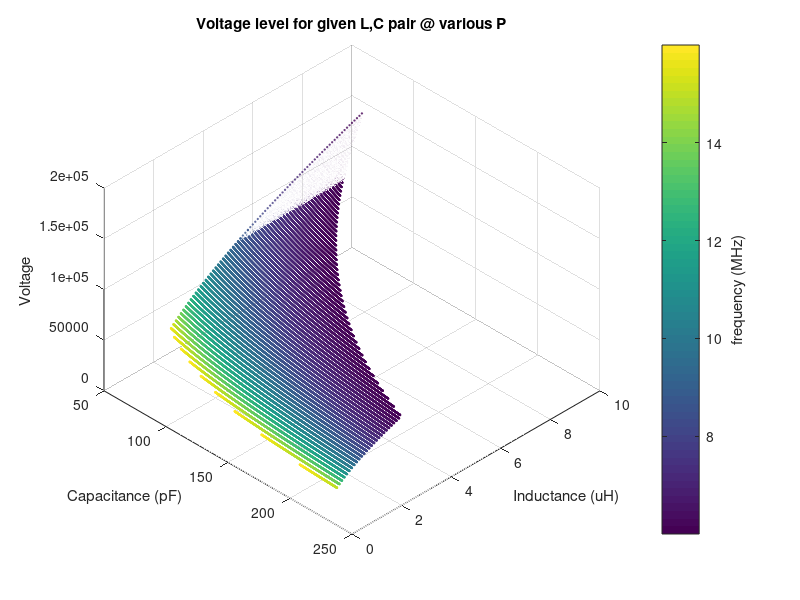
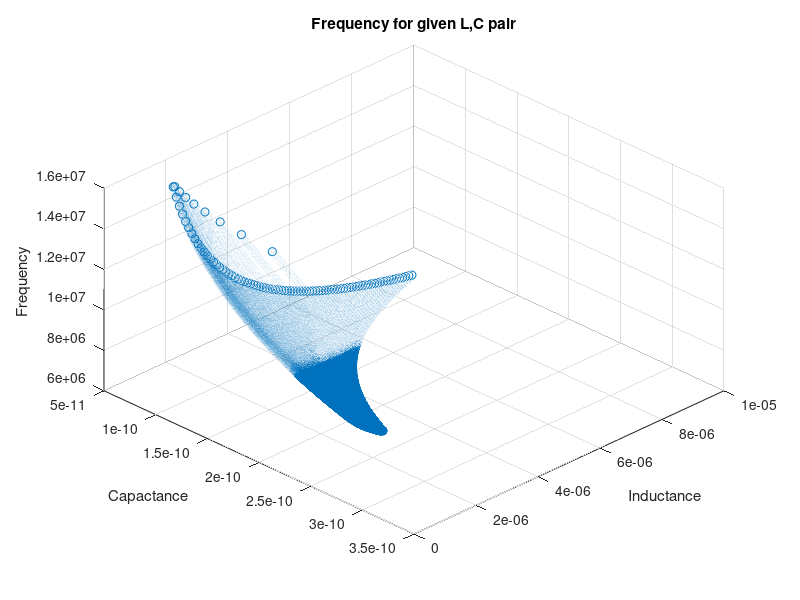
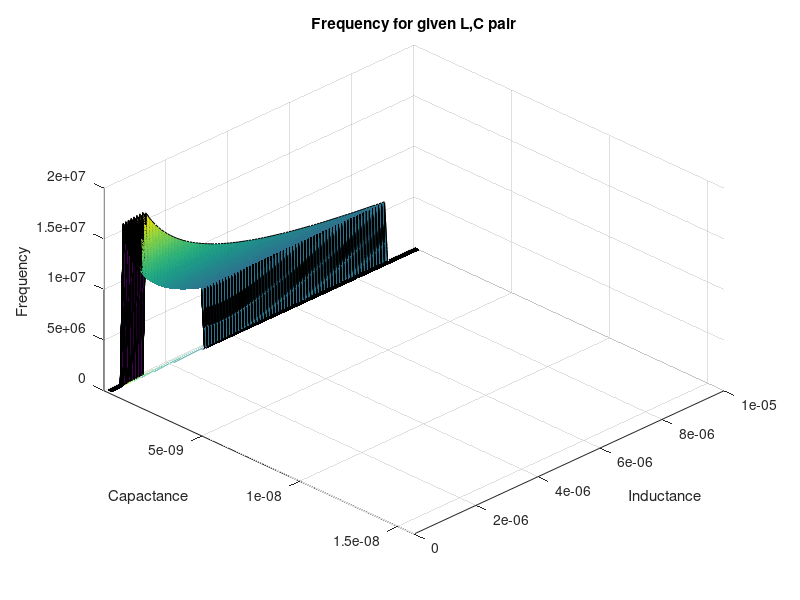

Reproduce these figures in MATLAB, in order.
%% LC Optimization

%% reset
clear; close all; clc

%% Constants
C_Dee = 78*10^-12; % in Farads -- maybe want to remeasure
min_freq = 6*10^6; max_freq = 16*10^6; % in Hz
d = 2; % diameter of inductor loop, in inches
n_l = 1.125; % turns per unit length

%% Variables
L = (0.1:0.1:10)*10^-6; % choose discrete values for L, in H
RAc = (50)*10^-3; % in Ohm -- somehow this relates to L?
C = (0:0.1:150)*10^-12; % in F -- actually (mostly) continuous for vacuum C
P = (1500); % in W -- can probably tune with hardware

%% Inductor things
ll = zeros(2, length(L)); % vector for inductor length, in inches
a = d^2*n_l^2; 
for k = 1:length(L)
    b = -40*L(k)*10^6;
    c = -18*d*L(k)*10^6;
    % r = roots([a b c]);
    ll(:,k) = roots([a b c]);
end
l = ll(1,:);
%figure(11), plot(1:length(ll), ll(1,:),'x', 1:length(ll), ll(2,:),'o')
%figure(12), plot(l)

%% Calculations
C_eq = C+C_Dee; % calculate parallel capacitance
[Cg, Lg] = meshgrid(C_eq, L); % define meshgrid to compute something as a function of (L,C) ordered pair

freq = 1./(2*pi*sqrt(Lg.*Cg)); % define freq array as freq(L,C) for each (L,C) pair
ind = (freq >= min_freq) & (freq <= max_freq); % create logical array to see which indices (l,c) puts us within our range

figure(100), scatter3(Cg(ind==1),Lg(ind==1),freq(ind==1));
title('Frequency for given L,C pair');
xlabel('Capactance'),ylabel('Inductance'),zlabel('Frequency');
view(45,45);

figure(101), surfc(Cg,Lg,freq.*ind);
title('Frequency for given L,C pair');
xlabel('Capactance'),ylabel('Inductance'),zlabel('Frequency');
view(45,45);


% -------- Some notes:
% RAc should change for each L - how to figure this out?
% we assumed P was set at 1500 - 
% maybe better to plot P as one of the X-Y axes and generate level surfaces
% for each discrete L value.
% need to verify the indices where freq in proper range

for n = 1:length(P)
    Vpp = 2*sqrt(2*P(n)*Lg./(RAc*Cg)).*ind; % compute Vpp for given power, at each (L,C)
        % multiply by our logical array s.t. V(L,C) for (L,C) pair out of
        % freq. range returns 0, and keeps original value o.w.
    
    figure(1), hold on, scatter3(Cg(Vpp>0)*10^12,Lg(Vpp>0)*10^6,... 
        Vpp(Vpp>0),1,freq(Vpp>0)*10^-6); % use scatter plot to show data
        % uses conditionals to plot only the data within our freq. range
        % parameter 4 specifies point size
        % parameter 5 specifies color map (change color for different Vpp
        % values).
    title('Voltage level for given L,C pair @ various P')
    xlabel('Capacitance (pF)'), ylabel('Inductance (uH)'),zlabel('Voltage');
    view(45,45); 
    
    % -- just for scatter3 vs surface comparison
    %{
    if n==1
    figure(n+100), surfc(Cg,Lg,Vpp)
    title('Voltage level for given L,C pair')
    xlabel('Capacitance'), ylabel('Inductance'),zlabel('Voltage');
    view(45,45);
    end
    %}
    
end
figure(1), grid; cbar=colorbar; ylabel(cbar,'frequency (MHz)'); hold off;
